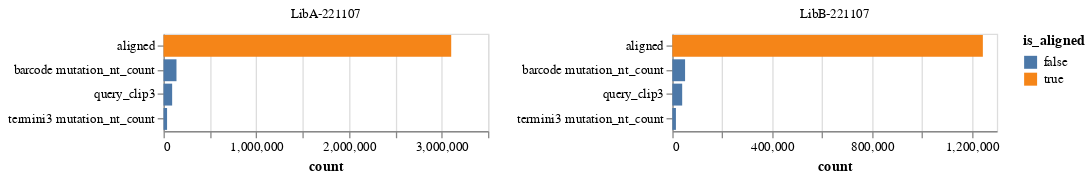

Notebook code for this chart:
### Markdown cell above
## Why were some CCSs filtered?
Plot the number of CCSs filtered for each reason:

### Code cell
# CSVs holding filtered reads
filtered_csvs = pd.concat(
    [
        (
            pd.read_csv(os.path.join(row.subdir, "filtered.csv")).assign(
                pacbioRun=row.pacbioRun, library=row.library
            )
        )
        for row in pacbio_runs.itertuples()
    ],
    ignore_index=True,
)

# details for all filtered reads
filtered = pd.concat(
    [
        pd.read_csv(row.csv_file).assign(
            target=row.target, pacbioRun=row.pacbioRun, library=row.library
        )
        for row in filtered_csvs.itertuples()
    ],
    ignore_index=True,
)

# count reasons for filtering, then add number of non-filtered
filtered_reasons = pd.concat(
    [
        filtered.groupby(["pacbioRun", "filter_reason"], as_index=False).aggregate(
            count=pd.NamedAgg("query_name", "count")
        ),
        readstats.query('category.str.startswith("aligned")', engine="python")
        .groupby("pacbioRun", as_index=False)
        .aggregate({"count": "sum"})
        .assign(filter_reason="aligned"),
    ]
).assign(
    total_counts=lambda x: x.groupby("pacbioRun")["count"].transform("sum"),
    frac_counts=lambda x: x["count"] / x["total_counts"],
)

# make chart
filtered_chart = (
    alt.Chart(filtered_reasons)
    .encode(
        x="count:Q",
        y=alt.Y(
            "filter_reason:N",
            axis=alt.Axis(title=None),
        ),
        color="is_aligned:N",
        tooltip=filtered_reasons.columns.tolist(),
        facet=alt.Facet("pacbioRun:N", columns=2, title=None),
    )
    .mark_bar()
    .properties(width=250, height=75)
    .resolve_scale(x="independent", y="independent")
    .transform_filter(alt.datum.frac_counts > 0.01)
    .transform_calculate(is_aligned=alt.datum.filter_reason == "aligned")
)

filtered_chart

### Figure 1 — Vega-Lite specification as saved in the notebook (floating-point values rounded to 4 significant figures)
{"config": {"view": {"continuousWidth": 300, "continuousHeight": 300}}, "data": {"name": "data-77daa5158abe898986c793d502b11499"}, "mark": {"type": "bar"}, "encoding": {"color": {"field": "is_aligned", "type": "nominal"}, "facet": {"columns": 2, "field": "pacbioRun", "title": null, "type": "nominal"}, "tooltip": [{"field": "pacbioRun", "type": "nominal"}, {"field": "filter_reason", "type": "nominal"}, {"field": "count", "type": "quantitative"}, {"field": "total_counts", "type": "quantitative"}, {"field": "frac_counts", "type": "quantitative"}], "x": {"field": "count", "type": "quantitative"}, "y": {"axis": {"title": null}, "field": "filter_reason", "type": "nominal"}}, "height": 75, "resolve": {"scale": {"x": "independent", "y": "independent"}}, "transform": [{"filter": "(datum.frac_counts > 0.01)"}, {"calculate": "(datum.filter_reason === 'aligned')", "as": "is_aligned"}], "width": 250, "$schema": "https://vega.github.io/schema/vega-lite/v5.8.0.json", "datasets": {"data-77daa5158abe898986c793d502b11499": [{"pacbioRun": "LibA-221107", "filter_reason": "barcode clip3", "count": 1491, "total_counts": 3449317, "frac_counts": 0.0004323}, {"pacbioRun": "LibA-221107", "filter_reason": "barcode mutation_nt_count", "count": 139484, "total_counts": 3449317, "frac_counts": 0.04044}, {"pacbioRun": "LibA-221107", "filter_reason": "gene clip3", "count": 10962, "total_counts": 3449317, "frac_counts": 0.003178}, {"pacbioRun": "LibA-221107", "filter_reason": "gene mutation_nt_count", "count": 4937, "total_counts": 3449317, "frac_counts": 0.001431}, {"pacbioRun": "LibA-221107", "filter_reason": "query_clip3", "count": 92809, "total_counts": 3449317, "frac_counts": 0.02691}, {"pacbioRun": "LibA-221107", "filter_reason": "query_clip5", "count": 9964, "total_counts": 3449317, "frac_counts": 0.002889}, {"pacbioRun": "LibA-221107", "filter_reason": "termini3 clip3", "count": 6487, "total_counts": 3449317, "frac_counts": 0.001881}, {"pacbioRun": "LibA-221107", "filter_reason": "termini3 mutation_nt_count", "count": 37959, "total_counts": 3449317, "frac_counts": 0.011}, {"pacbioRun": "LibA-221107", "filter_reason": "termini5 clip5", "count": 13153, "total_counts": 3449317, "frac_counts": 0.003813}, {"pacbioRun": "LibA-221107", "filter_reason": "termini5 mutation_nt_count", "count": 29351, "total_counts": 3449317, "frac_counts": 0.008509}, {"pacbioRun": "LibB-221107", "filter_reason": "barcode clip3", "count": 490, "total_counts": 1377052, "frac_counts": 0.0003558}, {"pacbioRun": "LibB-221107", "filter_reason": "barcode mutation_nt_count", "count": 50935, "total_counts": 1377052, "frac_counts": 0.03699}, {"pacbioRun": "LibB-221107", "filter_reason": "gene clip3", "count": 4039, "total_counts": 1377052, "frac_counts": 0.002933}, {"pacbioRun": "LibB-221107", "filter_reason": "gene mutation_nt_count", "count": 2380, "total_counts": 1377052, "frac_counts": 0.001728}, {"pacbioRun": "LibB-221107", "filter_reason": "query_clip3", "count": 39332, "total_counts": 1377052, "frac_counts": 0.02856}, {"pacbioRun": "LibB-221107", "filter_reason": "query_clip5", "count": 4160, "total_counts": 1377052, "frac_counts": 0.003021}, {"pacbioRun": "LibB-221107", "filter_reason": "termini3 clip3", "count": 2447, "total_counts": 1377052, "frac_counts": 0.001777}, {"pacbioRun": "LibB-221107", "filter_reason": "termini3 mutation_nt_count", "count": 14254, "total_counts": 1377052, "frac_counts": 0.01035}, {"pacbioRun": "LibB-221107", "filter_reason": "termini5 clip5", "count": 5124, "total_counts": 1377052, "frac_counts": 0.003721}, {"pacbioRun": "LibB-221107", "filter_reason": "termini5 mutation_nt_count", "count": 10014, "total_counts": 1377052, "frac_counts": 0.007272}, {"pacbioRun": "LibA-221107", "filter_reason": "aligned", "count": 3102720, "total_counts": 3449317, "frac_counts": 0.8995}, {"pacbioRun": "LibB-221107", "filter_reason": "aligned", "count": 1243877, "total_counts": 1377052, "frac_counts": 0.9033}]}}
